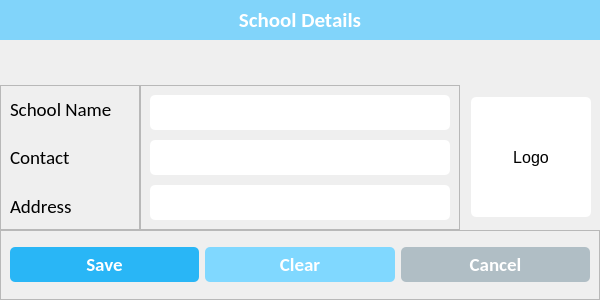
<?xml version="1.0" encoding="UTF-8"?>
<ui version="4.0">
 <class>AddBusinessWindow</class>
 <widget class="QMainWindow" name="AddBusinessWindow">
  <property name="geometry">
   <rect>
    <x>0</x>
    <y>0</y>
    <width>600</width>
    <height>300</height>
   </rect>
  </property>
  <property name="minimumSize">
   <size>
    <width>600</width>
    <height>300</height>
   </size>
  </property>
  <property name="maximumSize">
   <size>
    <width>600</width>
    <height>300</height>
   </size>
  </property>
  <property name="windowTitle">
   <string>School Details</string>
  </property>
  <property name="windowIcon">
   <iconset resource="../resources.qrc">
    <normaloff>:/icons/assets/icons/logo.png</normaloff>:/icons/assets/icons/logo.png</iconset>
  </property>
  <property name="iconSize">
   <size>
    <width>32</width>
    <height>32</height>
   </size>
  </property>
  <widget class="QWidget" name="centralwidget">
   <property name="styleSheet">
    <string notr="true">#txt_business_logo {
	border-radius: 5px;
	background-color: #fff;
	padding: 5px;
}

#label {
	background-color: #81d4fa;
	color: #fff;
}

#label_5 {
	color: #fff;
}

#btn_save {
	background-color: #29b6f6;
	border-radius: 5px;
	padding: 5px 20px;
	color: white;
}

#btn_clear {
	background-color: #80d8ff;
	border-radius: 5px;
	padding: 5px 20px;
	color: white;
}

#btn_cancel {
	background-color: #b0bec5;
	border-radius: 5px;
	padding: 5px 20px;
	color: white;
}

QLineEdit {
	border-radius: 5px;
	padding: 5px 5px;
}

QDateEdit {
	border-radius: 5px;
	padding: 5px 5px;
}

QComboBox {
	border-radius: 5px;
	padding: 5px 5px;
}

QTextEdit {
	border-radius: 10px;
	padding: 0px 0px;
}</string>
   </property>
   <layout class="QVBoxLayout" name="verticalLayout">
    <property name="spacing">
     <number>0</number>
    </property>
    <property name="leftMargin">
     <number>0</number>
    </property>
    <property name="topMargin">
     <number>0</number>
    </property>
    <property name="rightMargin">
     <number>0</number>
    </property>
    <property name="bottomMargin">
     <number>0</number>
    </property>
    <item alignment="Qt::AlignTop">
     <widget class="QLabel" name="label">
      <property name="minimumSize">
       <size>
        <width>0</width>
        <height>40</height>
       </size>
      </property>
      <property name="maximumSize">
       <size>
        <width>16777215</width>
        <height>40</height>
       </size>
      </property>
      <property name="font">
       <font>
        <family>Calibri</family>
        <pointsize>16</pointsize>
        <weight>75</weight>
        <bold>true</bold>
       </font>
      </property>
      <property name="text">
       <string>School Details</string>
      </property>
      <property name="alignment">
       <set>Qt::AlignCenter</set>
      </property>
      <property name="margin">
       <number>10</number>
      </property>
     </widget>
    </item>
    <item alignment="Qt::AlignVCenter">
     <widget class="QWidget" name="main_details_widget" native="true">
      <property name="layoutDirection">
       <enum>Qt::RightToLeft</enum>
      </property>
      <layout class="QHBoxLayout" name="horizontalLayout_18">
       <property name="spacing">
        <number>0</number>
       </property>
       <property name="leftMargin">
        <number>0</number>
       </property>
       <property name="topMargin">
        <number>0</number>
       </property>
       <property name="rightMargin">
        <number>0</number>
       </property>
       <property name="bottomMargin">
        <number>0</number>
       </property>
       <item>
        <widget class="QLabel" name="business_logo_frame">
         <property name="frameShape">
          <enum>QFrame::NoFrame</enum>
         </property>
         <layout class="QVBoxLayout" name="verticalLayout_17">
          <item>
           <widget class="QLabel" name="txt_business_logo">
            <property name="minimumSize">
             <size>
              <width>120</width>
              <height>120</height>
             </size>
            </property>
            <property name="maximumSize">
             <size>
              <width>120</width>
              <height>120</height>
             </size>
            </property>
            <property name="font">
             <font>
              <pointsize>12</pointsize>
             </font>
            </property>
            <property name="text">
             <string>Logo</string>
            </property>
            <property name="alignment">
             <set>Qt::AlignCenter</set>
            </property>
           </widget>
          </item>
         </layout>
        </widget>
       </item>
       <item>
        <widget class="QFrame" name="input_field_frame">
         <property name="sizePolicy">
          <sizepolicy hsizetype="Preferred" vsizetype="Preferred">
           <horstretch>0</horstretch>
           <verstretch>0</verstretch>
          </sizepolicy>
         </property>
         <property name="frameShape">
          <enum>QFrame::StyledPanel</enum>
         </property>
         <property name="frameShadow">
          <enum>QFrame::Raised</enum>
         </property>
         <layout class="QVBoxLayout" name="verticalLayout_16">
          <property name="spacing">
           <number>10</number>
          </property>
          <item alignment="Qt::AlignRight">
           <widget class="QLineEdit" name="txt_business_name">
            <property name="minimumSize">
             <size>
              <width>300</width>
              <height>35</height>
             </size>
            </property>
            <property name="maximumSize">
             <size>
              <width>300</width>
              <height>35</height>
             </size>
            </property>
            <property name="font">
             <font>
              <family>Calibri</family>
              <pointsize>14</pointsize>
             </font>
            </property>
           </widget>
          </item>
          <item alignment="Qt::AlignRight">
           <widget class="QLineEdit" name="txt_business_contact">
            <property name="minimumSize">
             <size>
              <width>300</width>
              <height>35</height>
             </size>
            </property>
            <property name="maximumSize">
             <size>
              <width>300</width>
              <height>35</height>
             </size>
            </property>
            <property name="font">
             <font>
              <family>Calibri</family>
              <pointsize>14</pointsize>
             </font>
            </property>
           </widget>
          </item>
          <item alignment="Qt::AlignRight">
           <widget class="QLineEdit" name="txt_business_address">
            <property name="minimumSize">
             <size>
              <width>300</width>
              <height>35</height>
             </size>
            </property>
            <property name="maximumSize">
             <size>
              <width>300</width>
              <height>35</height>
             </size>
            </property>
            <property name="font">
             <font>
              <family>Calibri</family>
              <pointsize>14</pointsize>
             </font>
            </property>
           </widget>
          </item>
         </layout>
        </widget>
       </item>
       <item>
        <widget class="QFrame" name="labels_frame">
         <property name="layoutDirection">
          <enum>Qt::LeftToRight</enum>
         </property>
         <property name="frameShape">
          <enum>QFrame::StyledPanel</enum>
         </property>
         <property name="frameShadow">
          <enum>QFrame::Raised</enum>
         </property>
         <layout class="QVBoxLayout" name="verticalLayout_15">
          <property name="spacing">
           <number>20</number>
          </property>
          <item>
           <widget class="QLabel" name="b_name_lbl">
            <property name="font">
             <font>
              <family>Calibri</family>
              <pointsize>14</pointsize>
              <weight>50</weight>
              <bold>false</bold>
             </font>
            </property>
            <property name="text">
             <string>School Name</string>
            </property>
           </widget>
          </item>
          <item>
           <widget class="QLabel" name="b_contact_lbl">
            <property name="font">
             <font>
              <family>Calibri</family>
              <pointsize>14</pointsize>
              <weight>50</weight>
              <bold>false</bold>
             </font>
            </property>
            <property name="text">
             <string>Contact</string>
            </property>
           </widget>
          </item>
          <item>
           <widget class="QLabel" name="b_address_lbl">
            <property name="font">
             <font>
              <family>Calibri</family>
              <pointsize>14</pointsize>
              <weight>50</weight>
              <bold>false</bold>
             </font>
            </property>
            <property name="text">
             <string>Address</string>
            </property>
           </widget>
          </item>
         </layout>
        </widget>
       </item>
      </layout>
     </widget>
    </item>
    <item>
     <widget class="QFrame" name="bottom_frame">
      <property name="minimumSize">
       <size>
        <width>0</width>
        <height>0</height>
       </size>
      </property>
      <property name="maximumSize">
       <size>
        <width>16777215</width>
        <height>70</height>
       </size>
      </property>
      <property name="layoutDirection">
       <enum>Qt::RightToLeft</enum>
      </property>
      <property name="frameShape">
       <enum>QFrame::StyledPanel</enum>
      </property>
      <property name="frameShadow">
       <enum>QFrame::Raised</enum>
      </property>
      <layout class="QHBoxLayout" name="horizontalLayout_2">
       <item>
        <widget class="QPushButton" name="btn_cancel">
         <property name="font">
          <font>
           <family>Calibri</family>
           <pointsize>14</pointsize>
           <weight>75</weight>
           <bold>true</bold>
          </font>
         </property>
         <property name="text">
          <string>Cancel</string>
         </property>
         <property name="icon">
          <iconset resource="../resources.qrc">
           <normaloff>:/icons/assets/icons/close.png</normaloff>:/icons/assets/icons/close.png</iconset>
         </property>
         <property name="iconSize">
          <size>
           <width>32</width>
           <height>32</height>
          </size>
         </property>
        </widget>
       </item>
       <item>
        <widget class="QPushButton" name="btn_clear">
         <property name="font">
          <font>
           <family>Calibri</family>
           <pointsize>14</pointsize>
           <weight>75</weight>
           <bold>true</bold>
          </font>
         </property>
         <property name="text">
          <string>Clear</string>
         </property>
         <property name="icon">
          <iconset resource="../resources.qrc">
           <normaloff>:/icons/assets/icons/clear.png</normaloff>:/icons/assets/icons/clear.png</iconset>
         </property>
         <property name="iconSize">
          <size>
           <width>32</width>
           <height>32</height>
          </size>
         </property>
        </widget>
       </item>
       <item>
        <widget class="QPushButton" name="btn_save">
         <property name="font">
          <font>
           <family>Calibri</family>
           <pointsize>14</pointsize>
           <weight>75</weight>
           <bold>true</bold>
          </font>
         </property>
         <property name="layoutDirection">
          <enum>Qt::RightToLeft</enum>
         </property>
         <property name="text">
          <string>Save</string>
         </property>
         <property name="icon">
          <iconset resource="../resources.qrc">
           <normaloff>:/icons/assets/icons/save.png</normaloff>:/icons/assets/icons/save.png</iconset>
         </property>
         <property name="iconSize">
          <size>
           <width>32</width>
           <height>32</height>
          </size>
         </property>
        </widget>
       </item>
      </layout>
     </widget>
    </item>
   </layout>
  </widget>
 </widget>
 <resources>
  <include location="../resources.qrc"/>
 </resources>
 <connections/>
</ui>
